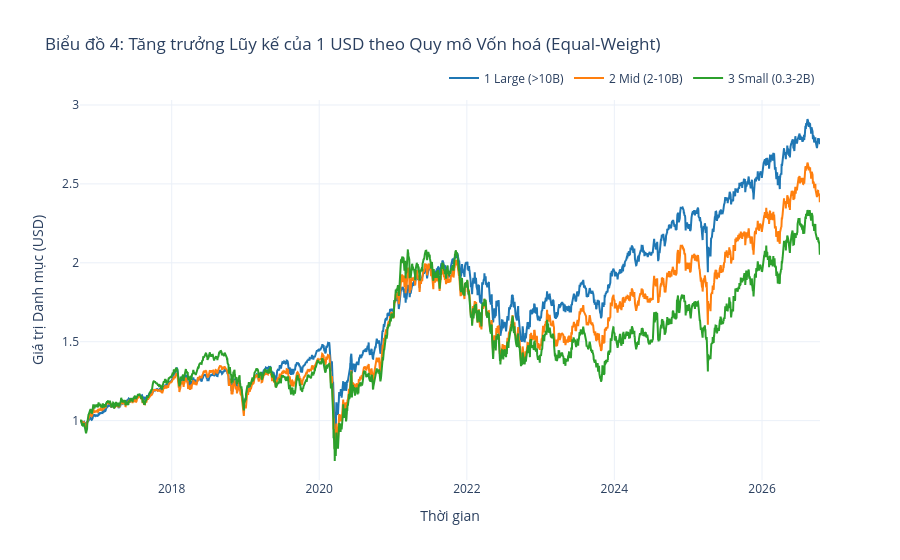

Notebook cell for this chart:
### Code cell
fig4 = go.Figure()
colors_size = {'1 Large (>10B)': '#1f77b4', '2 Mid (2-10B)': '#ff7f0e', '3 Small (0.3-2B)': '#2ca02c'}
for bucket in sorted(df_size['bucket'].unique()):
    df_b = df_size[df_size['bucket'] == bucket]
    fig4.add_trace(go.Scatter(
        x=df_b['date'],
        y=df_b['growth_of_1'],
        name=bucket,
        line=dict(color=colors_size.get(bucket, '#333333'), width=2)
    ))
fig4.update_layout(
    title='Biểu đồ 4: Tăng trưởng Lũy kế của 1 USD theo Quy mô Vốn hoá (Equal-Weight)',
    xaxis_title='Thời gian',
    yaxis_title='Giá trị Danh mục (USD)',
    template='plotly_white',
    hovermode='x unified',
    legend=dict(orientation='h', yanchor='bottom', y=1.02, xanchor='right', x=1)
)
fig4.show()

### Figure 1 — Plotly figure (JSON) as saved in the notebook; plotly's stock layout.template omitted (floating-point values rounded to 4 significant figures; data arrays with more than 128 entries replaced by an {"elided": "..."} marker saying what was removed)
{"data": [{"line": {"color": "#1f77b4", "width": 2}, "name": "1 Large (>10B)", "type": "scatter", "x": {"elided": "2522 str values"}, "y": {"elided": "2522 float values"}}, {"line": {"color": "#ff7f0e", "width": 2}, "name": "2 Mid (2-10B)", "type": "scatter", "x": {"elided": "2522 str values"}, "y": {"elided": "2522 float values"}}, {"line": {"color": "#2ca02c", "width": 2}, "name": "3 Small (0.3-2B)", "type": "scatter", "x": {"elided": "2522 str values"}, "y": {"elided": "2522 float values"}}], "layout": {"hovermode": "x unified", "legend": {"orientation": "h", "x": 1, "xanchor": "right", "y": 1.02, "yanchor": "bottom"}, "title": {"text": "Biểu đồ 4: Tăng trưởng Lũy kế của 1 USD theo Quy mô Vốn hoá (Equal-Weight)"}, "xaxis": {"title": {"text": "Thời gian"}}, "yaxis": {"title": {"text": "Giá trị Danh mục (USD)"}}}}
